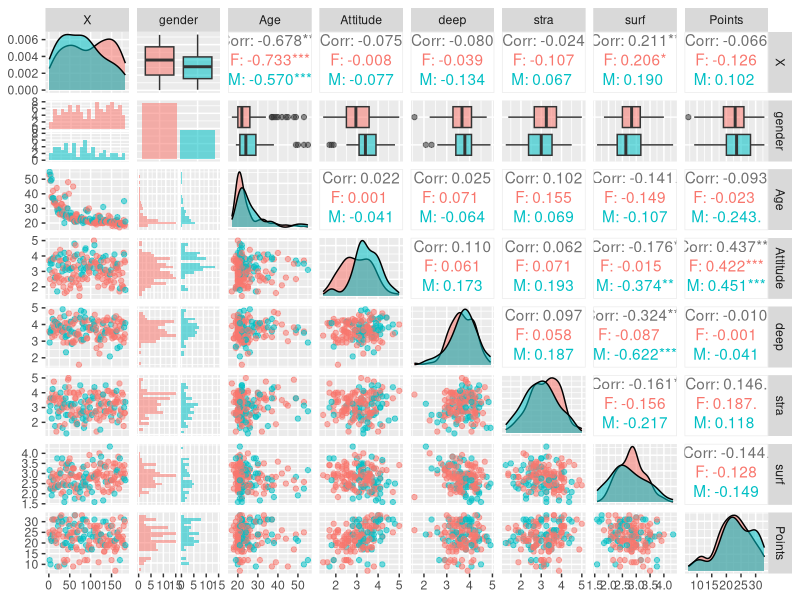

Source code (R):
## ---- chunk 1
Learning<-read.csv("LRN14.csv")
dim(Learning)
str(Learning)
max(Learning$Points)
min(Learning$Points)
## ---- chunk 2
library(GGally)
library(ggplot2)

# create a more advanced plot matrix with ggpairs()
p <- ggpairs(Learning, mapping = aes(col=gender, alpha=0.3), lower = list(combo = wrap("facethist", bins = 20)))
p

## ---- chunk 3
library(ggplot2)
library(GGally)

# create a regression model with multiple explanatory variables
my_model2 <- lm(Points ~ Attitude + stra + surf, data = Learning)

# print out a summary of the model
summary(my_model2)
